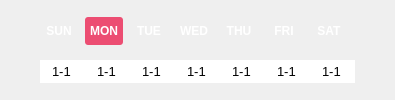
             <widget class="QFrame" name="week_frame">
              <property name="sizePolicy">
               <sizepolicy hsizetype="Preferred" vsizetype="Fixed">
                <horstretch>0</horstretch>
                <verstretch>0</verstretch>
               </sizepolicy>
              </property>
              <property name="styleSheet">
               <string notr="true">/* //////////////////////////////////////////////////////////////////////////////
AGENDA SIDEBAR BTN primer
////////////////////////////////////////////////////////////////////////////// */
QPushButton {
color:#fff;
text-align:left;
border-radius:3px;
font:9pt &quot;Arial&quot;;
border:none;
font-weight:900;
padding:4px;
min-width:30px;
max-width:30px;
max-height:20px;
min-height:20px;
text-align:center;
}
QPushButton:hover {
color:#fff;
margin-top:2px;
}
QPushButton:checked {
font-weight:bold;
color:#fff;
}
QPushButton:pressed {
font-weight:bold;
font-size:9pt;
margin-top:4px;
color:#fff;
}

QPushButton:checked:hover {
font-weight:bold;
margin:0px;
color:#fff;
margin-top:1px;
}

QPushButton:checked:pressed {
font-weight:bold;
margin-top:2px;
color:#fff;
}
QDateEdit {
font-size:10pt;
}

/* ////////////////////////////////////////////////////////////////////////////////
AGENDA SIDEBAR BTNs
//////////////////////////////////////////////////////////////////////////////// */

#sun_journal_nav_btn:hover {
	border-left-color: rgb(230, 77, 60);
}
#sun_journal_nav_btn:checked {
	background-color: rgb(230, 77, 60);
}

#mon_journal_nav_btn:hover {
	border-left-color: rgb(236, 77, 114);
}
#mon_journal_nav_btn:checked {
	background-color: rgb(236, 77, 114);
}

/* Tuesday */
#tues_journal_nav_btn:hover {
	border-left-color: rgb(222, 94, 160);
}
#tues_journal_nav_btn:checked {
	background:rgb(222, 94, 160);
}

/* Wednesday */
#wed_journal_nav_btn:hover {
	border-left-color: #c176c2;
}
#wed_journal_nav_btn:checked {
	background:#c176c2;
}

/* Thursday */
#thurs_journal_nav_btn:hover {
	border-left-color: #9d8bd4;
}
#thurs_journal_nav_btn:checked {
	background:#9d8bd4;
}

/* friday */
#fri_journal_nav_btn:hover {
	border-left-color: #7f9ad6;
}
#fri_journal_nav_btn:checked {
	background:#7f9ad6;
}

/* Saturday */
#sat_journal_nav_btn:hover {
	border-left-color: #73a5cc;
}
#sat_journal_nav_btn:checked {
	background:#73a5cc;
}
</string>
              </property>
              <layout class="QGridLayout" name="gridLayout_51">
               <property name="leftMargin">
                <number>0</number>
               </property>
               <property name="topMargin">
                <number>2</number>
               </property>
               <property name="rightMargin">
                <number>0</number>
               </property>
               <property name="bottomMargin">
                <number>0</number>
               </property>
               <property name="spacing">
                <number>0</number>
               </property>
               <item row="1" column="7">
                <widget class="QDateEdit" name="sat_date">
                 <property name="font">
                  <font>
                   <family>Helvetica</family>
                   <pointsize>10</pointsize>
                   <weight>50</weight>
                   <italic>false</italic>
                   <bold>false</bold>
                  </font>
                 </property>
                 <property name="frame">
                  <bool>false</bool>
                 </property>
                 <property name="alignment">
                  <set>Qt::AlignCenter</set>
                 </property>
                 <property name="buttonSymbols">
                  <enum>QAbstractSpinBox::NoButtons</enum>
                 </property>
                 <property name="displayFormat">
                  <string>M-d</string>
                 </property>
                 <property name="calendarPopup">
                  <bool>false</bool>
                 </property>
                 <property name="currentSectionIndex">
                  <number>0</number>
                 </property>
                </widget>
               </item>
               <item row="0" column="5">
                <widget class="QPushButton" name="thurs_journal_nav_btn">
                 <property name="maximumSize">
                  <size>
                   <width>38</width>
                   <height>28</height>
                  </size>
                 </property>
                 <property name="text">
                  <string>THU</string>
                 </property>
                 <property name="checkable">
                  <bool>true</bool>
                 </property>
                 <property name="checked">
                  <bool>false</bool>
                 </property>
                 <property name="autoExclusive">
                  <bool>true</bool>
                 </property>
                 <property name="flat">
                  <bool>false</bool>
                 </property>
                </widget>
               </item>
               <item row="1" column="1">
                <widget class="QDateEdit" name="sun_date">
                 <property name="font">
                  <font>
                   <family>Helvetica</family>
                   <pointsize>10</pointsize>
                   <weight>50</weight>
                   <italic>false</italic>
                   <bold>false</bold>
                  </font>
                 </property>
                 <property name="autoFillBackground">
                  <bool>false</bool>
                 </property>
                 <property name="wrapping">
                  <bool>false</bool>
                 </property>
                 <property name="frame">
                  <bool>false</bool>
                 </property>
                 <property name="alignment">
                  <set>Qt::AlignCenter</set>
                 </property>
                 <property name="buttonSymbols">
                  <enum>QAbstractSpinBox::NoButtons</enum>
                 </property>
                 <property name="displayFormat">
                  <string>M-d</string>
                 </property>
                 <property name="calendarPopup">
                  <bool>false</bool>
                 </property>
                 <property name="currentSectionIndex">
                  <number>0</number>
                 </property>
                </widget>
               </item>
               <item row="0" column="1">
                <widget class="QPushButton" name="sun_journal_nav_btn">
                 <property name="styleSheet">
                  <string notr="true"/>
                 </property>
                 <property name="text">
                  <string>SUN</string>
                 </property>
                 <property name="checkable">
                  <bool>true</bool>
                 </property>
                 <property name="checked">
                  <bool>false</bool>
                 </property>
                 <property name="autoExclusive">
                  <bool>true</bool>
                 </property>
                 <property name="flat">
                  <bool>false</bool>
                 </property>
                </widget>
               </item>
               <item row="1" column="6">
                <widget class="QDateEdit" name="fri_date">
                 <property name="font">
                  <font>
                   <family>Helvetica</family>
                   <pointsize>10</pointsize>
                   <weight>50</weight>
                   <italic>false</italic>
                   <bold>false</bold>
                  </font>
                 </property>
                 <property name="frame">
                  <bool>false</bool>
                 </property>
                 <property name="alignment">
                  <set>Qt::AlignCenter</set>
                 </property>
                 <property name="buttonSymbols">
                  <enum>QAbstractSpinBox::NoButtons</enum>
                 </property>
                 <property name="displayFormat">
                  <string>M-d</string>
                 </property>
                 <property name="calendarPopup">
                  <bool>false</bool>
                 </property>
                 <property name="currentSectionIndex">
                  <number>0</number>
                 </property>
                </widget>
               </item>
               <item row="1" column="3">
                <widget class="QDateEdit" name="tues_date">
                 <property name="font">
                  <font>
                   <family>Helvetica</family>
                   <pointsize>10</pointsize>
                   <weight>50</weight>
                   <italic>false</italic>
                   <bold>false</bold>
                  </font>
                 </property>
                 <property name="frame">
                  <bool>false</bool>
                 </property>
                 <property name="alignment">
                  <set>Qt::AlignCenter</set>
                 </property>
                 <property name="buttonSymbols">
                  <enum>QAbstractSpinBox::NoButtons</enum>
                 </property>
                 <property name="displayFormat">
                  <string>M-d</string>
                 </property>
                 <property name="calendarPopup">
                  <bool>false</bool>
                 </property>
                 <property name="currentSectionIndex">
                  <number>0</number>
                 </property>
                </widget>
               </item>
               <item row="1" column="5">
                <widget class="QDateEdit" name="thurs_date">
                 <property name="font">
                  <font>
                   <family>Helvetica</family>
                   <pointsize>10</pointsize>
                   <weight>50</weight>
                   <italic>false</italic>
                   <bold>false</bold>
                  </font>
                 </property>
                 <property name="frame">
                  <bool>false</bool>
                 </property>
                 <property name="alignment">
                  <set>Qt::AlignCenter</set>
                 </property>
                 <property name="buttonSymbols">
                  <enum>QAbstractSpinBox::NoButtons</enum>
                 </property>
                 <property name="displayFormat">
                  <string>M-d</string>
                 </property>
                 <property name="calendarPopup">
                  <bool>false</bool>
                 </property>
                 <property name="currentSectionIndex">
                  <number>0</number>
                 </property>
                </widget>
               </item>
               <item row="0" column="7">
                <widget class="QPushButton" name="sat_journal_nav_btn">
                 <property name="maximumSize">
                  <size>
                   <width>38</width>
                   <height>28</height>
                  </size>
                 </property>
                 <property name="autoFillBackground">
                  <bool>false</bool>
                 </property>
                 <property name="text">
                  <string>SAT</string>
                 </property>
                 <property name="checkable">
                  <bool>true</bool>
                 </property>
                 <property name="checked">
                  <bool>false</bool>
                 </property>
                 <property name="autoExclusive">
                  <bool>true</bool>
                 </property>
                 <property name="flat">
                  <bool>false</bool>
                 </property>
                </widget>
               </item>
               <item row="1" column="2">
                <widget class="QDateEdit" name="mon_date">
                 <property name="font">
                  <font>
                   <family>Helvetica</family>
                   <pointsize>10</pointsize>
                   <weight>50</weight>
                   <italic>false</italic>
                   <bold>false</bold>
                  </font>
                 </property>
                 <property name="frame">
                  <bool>false</bool>
                 </property>
                 <property name="alignment">
                  <set>Qt::AlignCenter</set>
                 </property>
                 <property name="buttonSymbols">
                  <enum>QAbstractSpinBox::NoButtons</enum>
                 </property>
                 <property name="displayFormat">
                  <string>M-d</string>
                 </property>
                 <property name="calendarPopup">
                  <bool>false</bool>
                 </property>
                 <property name="currentSectionIndex">
                  <number>0</number>
                 </property>
                </widget>
               </item>
               <item row="0" column="2">
                <widget class="QPushButton" name="mon_journal_nav_btn">
                 <property name="maximumSize">
                  <size>
                   <width>38</width>
                   <height>28</height>
                  </size>
                 </property>
                 <property name="text">
                  <string>MON</string>
                 </property>
                 <property name="checkable">
                  <bool>true</bool>
                 </property>
                 <property name="checked">
                  <bool>true</bool>
                 </property>
                 <property name="autoExclusive">
                  <bool>true</bool>
                 </property>
                 <property name="flat">
                  <bool>false</bool>
                 </property>
                </widget>
               </item>
               <item row="0" column="3">
                <widget class="QPushButton" name="tues_journal_nav_btn">
                 <property name="maximumSize">
                  <size>
                   <width>38</width>
                   <height>28</height>
                  </size>
                 </property>
                 <property name="text">
                  <string>TUE</string>
                 </property>
                 <property name="checkable">
                  <bool>true</bool>
                 </property>
                 <property name="checked">
                  <bool>false</bool>
                 </property>
                 <property name="autoExclusive">
                  <bool>true</bool>
                 </property>
                 <property name="flat">
                  <bool>false</bool>
                 </property>
                </widget>
               </item>
               <item row="0" column="4">
                <widget class="QPushButton" name="wed_journal_nav_btn">
                 <property name="maximumSize">
                  <size>
                   <width>38</width>
                   <height>28</height>
                  </size>
                 </property>
                 <property name="text">
                  <string>WED</string>
                 </property>
                 <property name="checkable">
                  <bool>true</bool>
                 </property>
                 <property name="checked">
                  <bool>false</bool>
                 </property>
                 <property name="autoExclusive">
                  <bool>true</bool>
                 </property>
                 <property name="flat">
                  <bool>false</bool>
                 </property>
                </widget>
               </item>
               <item row="0" column="6">
                <widget class="QPushButton" name="fri_journal_nav_btn">
                 <property name="maximumSize">
                  <size>
                   <width>38</width>
                   <height>28</height>
                  </size>
                 </property>
                 <property name="text">
                  <string>FRI</string>
                 </property>
                 <property name="checkable">
                  <bool>true</bool>
                 </property>
                 <property name="checked">
                  <bool>false</bool>
                 </property>
                 <property name="autoExclusive">
                  <bool>true</bool>
                 </property>
                 <property name="flat">
                  <bool>false</bool>
                 </property>
                </widget>
               </item>
               <item row="0" column="0" rowspan="2">
                <spacer name="horizontalSpacer">
                 <property name="orientation">
                  <enum>Qt::Horizontal</enum>
                 </property>
                 <property name="sizeHint" stdset="0">
                  <size>
                   <width>40</width>
                   <height>20</height>
                  </size>
                 </property>
                </spacer>
               </item>
               <item row="0" column="8" rowspan="2">
                <spacer name="horizontalSpacer_2">
                 <property name="orientation">
                  <enum>Qt::Horizontal</enum>
                 </property>
                 <property name="sizeHint" stdset="0">
                  <size>
                   <width>40</width>
                   <height>20</height>
                  </size>
                 </property>
                </spacer>
               </item>
               <item row="1" column="4">
                <widget class="QDateEdit" name="wed_date">
                 <property name="font">
                  <font>
                   <family>Helvetica</family>
                   <pointsize>10</pointsize>
                   <weight>50</weight>
                   <italic>false</italic>
                   <bold>false</bold>
                  </font>
                 </property>
                 <property name="frame">
                  <bool>false</bool>
                 </property>
                 <property name="alignment">
                  <set>Qt::AlignCenter</set>
                 </property>
                 <property name="buttonSymbols">
                  <enum>QAbstractSpinBox::NoButtons</enum>
                 </property>
                 <property name="displayFormat">
                  <string>M-d</string>
                 </property>
                 <property name="calendarPopup">
                  <bool>false</bool>
                 </property>
                 <property name="currentSectionIndex">
                  <number>0</number>
                 </property>
                </widget>
               </item>
              </layout>
             </widget>
